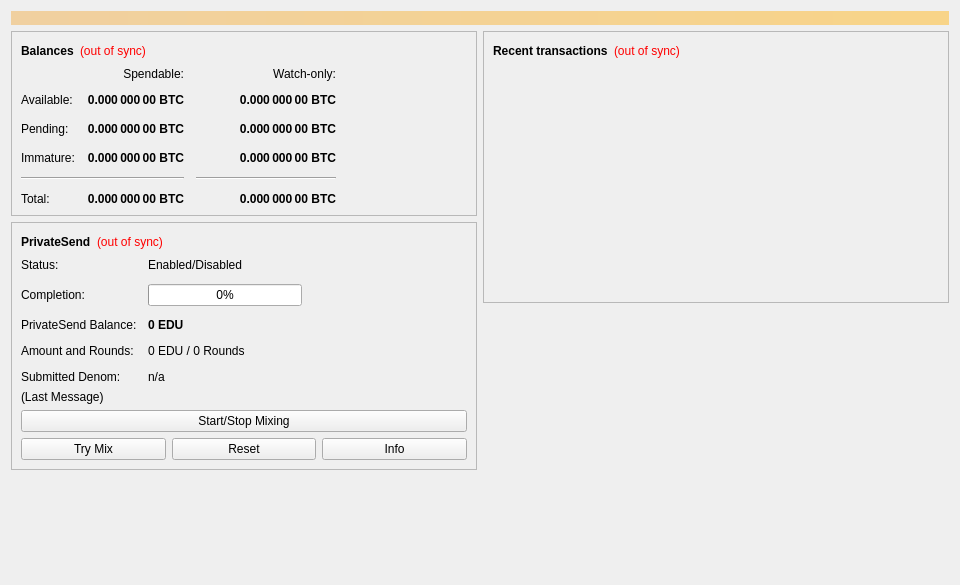
<?xml version="1.0" encoding="UTF-8"?>
<ui version="4.0">
 <class>OverviewPage</class>
 <widget class="QWidget" name="OverviewPage">
  <property name="geometry">
   <rect>
    <x>0</x>
    <y>0</y>
    <width>960</width>
    <height>585</height>
   </rect>
  </property>
  <property name="minimumSize">
   <size>
    <width>960</width>
    <height>0</height>
   </size>
  </property>
  <property name="windowTitle">
   <string>Form</string>
  </property>
  <layout class="QVBoxLayout" name="topLayout">
   <item>
    <widget class="QLabel" name="labelAlerts">
     <property name="visible">
      <bool>false</bool>
     </property>
     <property name="styleSheet">
      <string notr="true">QLabel { background-color: qlineargradient(x1: 0, y1: 0, x2: 1, y2: 0, stop:0 #F0D0A0, stop:1 #F8D488); color:#000000; }</string>
     </property>
     <property name="wordWrap">
      <bool>true</bool>
     </property>
     <property name="margin">
      <number>3</number>
     </property>
     <property name="textInteractionFlags">
      <set>Qt::TextSelectableByMouse</set>
     </property>
    </widget>
   </item>
   <item>
    <layout class="QHBoxLayout" name="horizontalLayout" stretch="1,1">
     <item>
      <layout class="QVBoxLayout" name="verticalLayout_2">
       <item>
        <widget class="QFrame" name="frame">
         <property name="frameShape">
          <enum>QFrame::StyledPanel</enum>
         </property>
         <property name="frameShadow">
          <enum>QFrame::Raised</enum>
         </property>
         <layout class="QVBoxLayout" name="verticalLayout_4">
          <item>
           <layout class="QHBoxLayout" name="horizontalLayout_4">
            <item>
             <widget class="QLabel" name="label_5">
              <property name="font">
               <font>
                <weight>75</weight>
                <bold>true</bold>
               </font>
              </property>
              <property name="text">
               <string>Balances</string>
              </property>
             </widget>
            </item>
            <item>
             <widget class="QLabel" name="labelWalletStatus">
              <property name="toolTip">
               <string>The displayed information may be out of date. Your wallet automatically synchronizes with the Educoin network after a connection is established, but this process has not completed yet.</string>
              </property>
              <property name="styleSheet">
               <string notr="true">QLabel { color: red; }</string>
              </property>
              <property name="text">
               <string notr="true">(out of sync)</string>
              </property>
              <property name="alignment">
               <set>Qt::AlignLeading|Qt::AlignLeft|Qt::AlignVCenter</set>
              </property>
             </widget>
            </item>
            <item>
             <spacer name="horizontalSpacer_3">
              <property name="orientation">
               <enum>Qt::Horizontal</enum>
              </property>
              <property name="sizeHint" stdset="0">
               <size>
                <width>40</width>
                <height>20</height>
               </size>
              </property>
             </spacer>
            </item>
           </layout>
          </item>
          <item>
           <layout class="QGridLayout" name="gridLayout">
            <property name="spacing">
             <number>12</number>
            </property>
            <item row="2" column="2">
             <widget class="QLabel" name="labelWatchPending">
              <property name="font">
               <font>
                <weight>75</weight>
                <bold>true</bold>
               </font>
              </property>
              <property name="cursor">
               <cursorShape>IBeamCursor</cursorShape>
              </property>
              <property name="toolTip">
               <string>Unconfirmed transactions to watch-only addresses</string>
              </property>
              <property name="text">
               <string notr="true">0.000 000 00 BTC</string>
              </property>
              <property name="alignment">
               <set>Qt::AlignRight|Qt::AlignTrailing|Qt::AlignVCenter</set>
              </property>
              <property name="textInteractionFlags">
               <set>Qt::LinksAccessibleByMouse|Qt::TextSelectableByKeyboard|Qt::TextSelectableByMouse</set>
              </property>
             </widget>
            </item>
            <item row="2" column="1">
             <widget class="QLabel" name="labelUnconfirmed">
              <property name="font">
               <font>
                <weight>75</weight>
                <bold>true</bold>
               </font>
              </property>
              <property name="cursor">
               <cursorShape>IBeamCursor</cursorShape>
              </property>
              <property name="toolTip">
               <string>Total of transactions that have yet to be confirmed, and do not yet count toward the spendable balance</string>
              </property>
              <property name="text">
               <string notr="true">0.000 000 00 BTC</string>
              </property>
              <property name="alignment">
               <set>Qt::AlignRight|Qt::AlignTrailing|Qt::AlignVCenter</set>
              </property>
              <property name="textInteractionFlags">
               <set>Qt::LinksAccessibleByMouse|Qt::TextSelectableByKeyboard|Qt::TextSelectableByMouse</set>
              </property>
             </widget>
            </item>
            <item row="3" column="2">
             <widget class="QLabel" name="labelWatchImmature">
              <property name="font">
               <font>
                <weight>75</weight>
                <bold>true</bold>
               </font>
              </property>
              <property name="cursor">
               <cursorShape>IBeamCursor</cursorShape>
              </property>
              <property name="toolTip">
               <string>Mined balance in watch-only addresses that has not yet matured</string>
              </property>
              <property name="text">
               <string notr="true">0.000 000 00 BTC</string>
              </property>
              <property name="alignment">
               <set>Qt::AlignRight|Qt::AlignTrailing|Qt::AlignVCenter</set>
              </property>
              <property name="textInteractionFlags">
               <set>Qt::LinksAccessibleByMouse|Qt::TextSelectableByKeyboard|Qt::TextSelectableByMouse</set>
              </property>
             </widget>
            </item>
            <item row="4" column="0" colspan="2">
             <widget class="Line" name="lineSpendableBalance">
              <property name="orientation">
               <enum>Qt::Horizontal</enum>
              </property>
             </widget>
            </item>
            <item row="4" column="2">
             <widget class="Line" name="lineWatchBalance">
              <property name="sizePolicy">
               <sizepolicy hsizetype="Preferred" vsizetype="Fixed">
                <horstretch>0</horstretch>
                <verstretch>0</verstretch>
               </sizepolicy>
              </property>
              <property name="minimumSize">
               <size>
                <width>140</width>
                <height>0</height>
               </size>
              </property>
              <property name="orientation">
               <enum>Qt::Horizontal</enum>
              </property>
             </widget>
            </item>
            <item row="5" column="0">
             <widget class="QLabel" name="labelTotalText">
              <property name="text">
               <string>Total:</string>
              </property>
             </widget>
            </item>
            <item row="3" column="1">
             <widget class="QLabel" name="labelImmature">
              <property name="font">
               <font>
                <weight>75</weight>
                <bold>true</bold>
               </font>
              </property>
              <property name="cursor">
               <cursorShape>IBeamCursor</cursorShape>
              </property>
              <property name="toolTip">
               <string>Mined balance that has not yet matured</string>
              </property>
              <property name="text">
               <string notr="true">0.000 000 00 BTC</string>
              </property>
              <property name="alignment">
               <set>Qt::AlignRight|Qt::AlignTrailing|Qt::AlignVCenter</set>
              </property>
              <property name="textInteractionFlags">
               <set>Qt::LinksAccessibleByMouse|Qt::TextSelectableByKeyboard|Qt::TextSelectableByMouse</set>
              </property>
             </widget>
            </item>
            <item row="2" column="3">
             <spacer name="horizontalSpacer_2">
              <property name="orientation">
               <enum>Qt::Horizontal</enum>
              </property>
              <property name="sizeHint" stdset="0">
               <size>
                <width>40</width>
                <height>20</height>
               </size>
              </property>
             </spacer>
            </item>
            <item row="3" column="0">
             <widget class="QLabel" name="labelImmatureText">
              <property name="text">
               <string>Immature:</string>
              </property>
             </widget>
            </item>
            <item row="5" column="1">
             <widget class="QLabel" name="labelTotal">
              <property name="font">
               <font>
                <weight>75</weight>
                <bold>true</bold>
               </font>
              </property>
              <property name="cursor">
               <cursorShape>IBeamCursor</cursorShape>
              </property>
              <property name="toolTip">
               <string>Your current total balance</string>
              </property>
              <property name="text">
               <string notr="true">0.000 000 00 BTC</string>
              </property>
              <property name="alignment">
               <set>Qt::AlignRight|Qt::AlignTrailing|Qt::AlignVCenter</set>
              </property>
              <property name="textInteractionFlags">
               <set>Qt::LinksAccessibleByMouse|Qt::TextSelectableByKeyboard|Qt::TextSelectableByMouse</set>
              </property>
             </widget>
            </item>
            <item row="5" column="2">
             <widget class="QLabel" name="labelWatchTotal">
              <property name="font">
               <font>
                <weight>75</weight>
                <bold>true</bold>
               </font>
              </property>
              <property name="cursor">
               <cursorShape>IBeamCursor</cursorShape>
              </property>
              <property name="toolTip">
               <string>Current total balance in watch-only addresses</string>
              </property>
              <property name="text">
               <string notr="true">0.000 000 00 BTC</string>
              </property>
              <property name="alignment">
               <set>Qt::AlignRight|Qt::AlignTrailing|Qt::AlignVCenter</set>
              </property>
              <property name="textInteractionFlags">
               <set>Qt::LinksAccessibleByMouse|Qt::TextSelectableByKeyboard|Qt::TextSelectableByMouse</set>
              </property>
             </widget>
            </item>
            <item row="0" column="2">
             <widget class="QLabel" name="labelWatchonly">
              <property name="text">
               <string>Watch-only:</string>
              </property>
              <property name="alignment">
               <set>Qt::AlignRight|Qt::AlignTrailing|Qt::AlignVCenter</set>
              </property>
             </widget>
            </item>
            <item row="1" column="0">
             <widget class="QLabel" name="labelBalanceText">
              <property name="text">
               <string>Available:</string>
              </property>
             </widget>
            </item>
            <item row="1" column="1">
             <widget class="QLabel" name="labelBalance">
              <property name="font">
               <font>
                <weight>75</weight>
                <bold>true</bold>
               </font>
              </property>
              <property name="cursor">
               <cursorShape>IBeamCursor</cursorShape>
              </property>
              <property name="toolTip">
               <string>Your current spendable balance</string>
              </property>
              <property name="text">
               <string notr="true">0.000 000 00 BTC</string>
              </property>
              <property name="alignment">
               <set>Qt::AlignRight|Qt::AlignTrailing|Qt::AlignVCenter</set>
              </property>
              <property name="textInteractionFlags">
               <set>Qt::LinksAccessibleByMouse|Qt::TextSelectableByKeyboard|Qt::TextSelectableByMouse</set>
              </property>
             </widget>
            </item>
            <item row="1" column="2">
             <widget class="QLabel" name="labelWatchAvailable">
              <property name="font">
               <font>
                <weight>75</weight>
                <bold>true</bold>
               </font>
              </property>
              <property name="cursor">
               <cursorShape>IBeamCursor</cursorShape>
              </property>
              <property name="toolTip">
               <string>Your current balance in watch-only addresses</string>
              </property>
              <property name="text">
               <string notr="true">0.000 000 00 BTC</string>
              </property>
              <property name="alignment">
               <set>Qt::AlignRight|Qt::AlignTrailing|Qt::AlignVCenter</set>
              </property>
              <property name="textInteractionFlags">
               <set>Qt::LinksAccessibleByMouse|Qt::TextSelectableByKeyboard|Qt::TextSelectableByMouse</set>
              </property>
             </widget>
            </item>
            <item row="2" column="0">
             <widget class="QLabel" name="labelPendingText">
              <property name="text">
               <string>Pending:</string>
              </property>
             </widget>
            </item>
            <item row="0" column="1">
             <widget class="QLabel" name="labelSpendable">
              <property name="text">
               <string>Spendable:</string>
              </property>
              <property name="alignment">
               <set>Qt::AlignRight|Qt::AlignTrailing|Qt::AlignVCenter</set>
              </property>
             </widget>
            </item>
           </layout>
          </item>
         </layout>
        </widget>
       </item>
       <item>
        <widget class="QFrame" name="framePrivateSend">
         <property name="layoutDirection">
          <enum>Qt::LeftToRight</enum>
         </property>
         <property name="frameShape">
          <enum>QFrame::StyledPanel</enum>
         </property>
         <property name="frameShadow">
          <enum>QFrame::Raised</enum>
         </property>
         <layout class="QVBoxLayout" name="VerticalLayout_PS1">
          <item>
           <layout class="QHBoxLayout" name="horizontalLayout_5">
            <item>
             <widget class="QLabel" name="labelPrivateSendHeader">
              <property name="font">
               <font>
                <weight>75</weight>
                <bold>true</bold>
               </font>
              </property>
              <property name="text">
               <string>PrivateSend</string>
              </property>
             </widget>
            </item>
            <item>
             <widget class="QLabel" name="labelPrivateSendSyncStatus">
              <property name="toolTip">
               <string>The displayed information may be out of date. Your wallet automatically synchronizes with the Educoin network after a connection is established, but this process has not completed yet.</string>
              </property>
              <property name="styleSheet">
               <string notr="true">QLabel { color: red; }</string>
              </property>
              <property name="text">
               <string notr="true">(out of sync)</string>
              </property>
              <property name="alignment">
               <set>Qt::AlignLeading|Qt::AlignLeft|Qt::AlignVCenter</set>
              </property>
             </widget>
            </item>
            <item>
             <spacer name="horizontalSpacer_4">
              <property name="orientation">
               <enum>Qt::Horizontal</enum>
              </property>
              <property name="sizeHint" stdset="0">
               <size>
                <width>40</width>
                <height>20</height>
               </size>
              </property>
             </spacer>
            </item>
           </layout>
          </item>
          <item>
           <layout class="QFormLayout" name="privateSendFormLayout">
            <property name="fieldGrowthPolicy">
             <enum>QFormLayout::AllNonFixedFieldsGrow</enum>
            </property>
            <property name="horizontalSpacing">
             <number>11</number>
            </property>
            <property name="verticalSpacing">
             <number>12</number>
            </property>
            <item row="0" column="0">
             <widget class="QLabel" name="labelPrivateSendEnabledText">
              <property name="text">
               <string>Status:</string>
              </property>
             </widget>
            </item>
            <item row="0" column="1">
             <widget class="QLabel" name="labelPrivateSendEnabled">
              <property name="text">
               <string>Enabled/Disabled</string>
              </property>
             </widget>
            </item>
            <item row="1" column="0">
             <widget class="QLabel" name="labelCompletitionText">
              <property name="text">
               <string>Completion:</string>
              </property>
             </widget>
            </item>
            <item row="1" column="1">
             <widget class="QProgressBar" name="privateSendProgress">
              <property name="maximumSize">
               <size>
                <width>154</width>
                <height>16777215</height>
               </size>
              </property>
              <property name="value">
               <number>0</number>
              </property>
             </widget>
            </item>
            <item row="2" column="0">
             <widget class="QLabel" name="labelAnonymizedText">
              <property name="text">
               <string>PrivateSend Balance:</string>
              </property>
             </widget>
            </item>
            <item row="2" column="1">
             <widget class="QLabel" name="labelAnonymized">
              <property name="font">
               <font>
                <weight>75</weight>
                <bold>true</bold>
               </font>
              </property>
              <property name="text">
               <string notr="true">0 EDU</string>
              </property>
             </widget>
            </item>
            <item row="3" column="0">
             <widget class="QLabel" name="labelAmountAndRoundsText">
              <property name="text">
               <string>Amount and Rounds:</string>
              </property>
             </widget>
            </item>
            <item row="3" column="1">
             <widget class="QLabel" name="labelAmountRounds">
              <property name="text">
               <string>0 EDU / 0 Rounds</string>
              </property>
             </widget>
            </item>
            <item row="4" column="0">
             <widget class="QLabel" name="labelSubmittedDenomText">
              <property name="text">
               <string>Submitted Denom:</string>
              </property>
             </widget>
            </item>
            <item row="4" column="1">
             <widget class="QLabel" name="labelSubmittedDenom">
              <property name="toolTip">
               <string>The denominations you submitted to the Masternode.&lt;br&gt;To mix, other users must submit the exact same denominations.</string>
              </property>
              <property name="text">
               <string>n/a</string>
              </property>
             </widget>
            </item>
           </layout>
          </item>
          <item>
           <layout class="QVBoxLayout" name="VerticalLayout_PS">
            <item>
             <widget class="QLabel" name="labelPrivateSendLastMessage">
              <property name="text">
               <string>(Last Message)</string>
              </property>
              <property name="alignment">
               <set>Qt::AlignLeading|Qt::AlignLeft|Qt::AlignTop</set>
              </property>
              <property name="wordWrap">
               <bool>true</bool>
              </property>
             </widget>
            </item>
            <item>
             <widget class="QPushButton" name="togglePrivateSend">
              <property name="sizePolicy">
               <sizepolicy hsizetype="MinimumExpanding" vsizetype="Fixed">
                <horstretch>0</horstretch>
                <verstretch>0</verstretch>
               </sizepolicy>
              </property>
              <property name="text">
               <string>Start/Stop Mixing</string>
              </property>
             </widget>
            </item>
            <item>
             <layout class="QHBoxLayout" name="horizontalLayout_debugbuttons">
              <item>
               <widget class="QPushButton" name="privateSendAuto">
                <property name="sizePolicy">
                 <sizepolicy hsizetype="MinimumExpanding" vsizetype="Fixed">
                  <horstretch>0</horstretch>
                  <verstretch>0</verstretch>
                 </sizepolicy>
                </property>
                <property name="toolTip">
                 <string>Try to manually submit a PrivateSend request.</string>
                </property>
                <property name="text">
                 <string>Try Mix</string>
                </property>
               </widget>
              </item>
              <item>
               <widget class="QPushButton" name="privateSendReset">
                <property name="sizePolicy">
                 <sizepolicy hsizetype="MinimumExpanding" vsizetype="Fixed">
                  <horstretch>0</horstretch>
                  <verstretch>0</verstretch>
                 </sizepolicy>
                </property>
                <property name="toolTip">
                 <string>Reset the current status of PrivateSend (can interrupt PrivateSend if it's in the process of Mixing, which can cost you money!)</string>
                </property>
                <property name="autoFillBackground">
                 <bool>false</bool>
                </property>
                <property name="text">
                 <string>Reset</string>
                </property>
               </widget>
              </item>
              <item>
               <widget class="QPushButton" name="privateSendInfo">
                <property name="sizePolicy">
                 <sizepolicy hsizetype="MinimumExpanding" vsizetype="Fixed">
                  <horstretch>0</horstretch>
                  <verstretch>0</verstretch>
                 </sizepolicy>
                </property>
                <property name="toolTip">
                 <string>Information about PrivateSend and Mixing</string>
                </property>
                <property name="text">
                 <string>Info</string>
                </property>
               </widget>
              </item>
             </layout>
            </item>
           </layout>
          </item>
         </layout>
        </widget>
       </item>
       <item>
        <spacer name="verticalSpacer">
         <property name="orientation">
          <enum>Qt::Vertical</enum>
         </property>
         <property name="sizeHint" stdset="0">
          <size>
           <width>20</width>
           <height>40</height>
          </size>
         </property>
        </spacer>
       </item>
      </layout>
     </item>
     <item>
      <layout class="QVBoxLayout" name="verticalLayout_3">
       <item>
        <widget class="QFrame" name="frame_2">
         <property name="frameShape">
          <enum>QFrame::StyledPanel</enum>
         </property>
         <property name="frameShadow">
          <enum>QFrame::Raised</enum>
         </property>
         <layout class="QVBoxLayout" name="verticalLayout">
          <item>
           <layout class="QHBoxLayout" name="horizontalLayout_2">
            <item>
             <widget class="QLabel" name="label_4">
              <property name="font">
               <font>
                <weight>75</weight>
                <bold>true</bold>
               </font>
              </property>
              <property name="text">
               <string>Recent transactions</string>
              </property>
             </widget>
            </item>
            <item>
             <widget class="QLabel" name="labelTransactionsStatus">
              <property name="toolTip">
               <string>The displayed information may be out of date. Your wallet automatically synchronizes with the Educoin network after a connection is established, but this process has not completed yet.</string>
              </property>
              <property name="styleSheet">
               <string notr="true">QLabel { color: red; }</string>
              </property>
              <property name="text">
               <string notr="true">(out of sync)</string>
              </property>
              <property name="alignment">
               <set>Qt::AlignLeading|Qt::AlignLeft|Qt::AlignVCenter</set>
              </property>
             </widget>
            </item>
            <item>
             <spacer name="horizontalSpacer">
              <property name="orientation">
               <enum>Qt::Horizontal</enum>
              </property>
              <property name="sizeHint" stdset="0">
               <size>
                <width>40</width>
                <height>20</height>
               </size>
              </property>
             </spacer>
            </item>
           </layout>
          </item>
          <item>
           <widget class="QListView" name="listTransactions">
            <property name="styleSheet">
             <string notr="true">QListView { background: transparent; }</string>
            </property>
            <property name="frameShape">
             <enum>QFrame::NoFrame</enum>
            </property>
            <property name="verticalScrollBarPolicy">
             <enum>Qt::ScrollBarAlwaysOff</enum>
            </property>
            <property name="horizontalScrollBarPolicy">
             <enum>Qt::ScrollBarAlwaysOff</enum>
            </property>
            <property name="selectionMode">
             <enum>QAbstractItemView::NoSelection</enum>
            </property>
           </widget>
          </item>
         </layout>
        </widget>
       </item>
       <item>
        <spacer name="verticalSpacer_2">
         <property name="orientation">
          <enum>Qt::Vertical</enum>
         </property>
         <property name="sizeHint" stdset="0">
          <size>
           <width>20</width>
           <height>40</height>
          </size>
         </property>
        </spacer>
       </item>
      </layout>
     </item>
    </layout>
   </item>
  </layout>
 </widget>
 <resources/>
 <connections/>
</ui>
